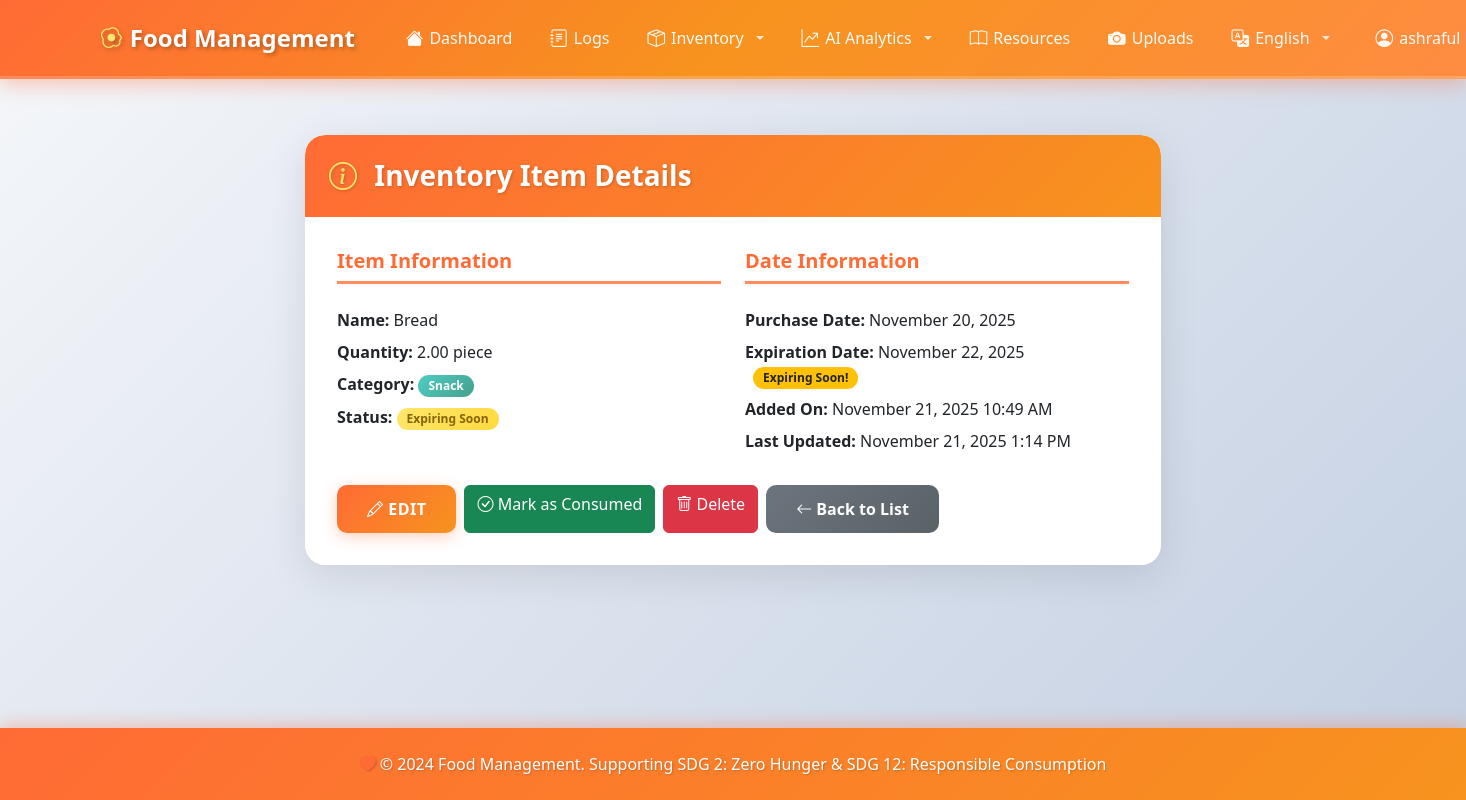
/inventory/32/ (signed in), run on an earlier commit of the app's database.
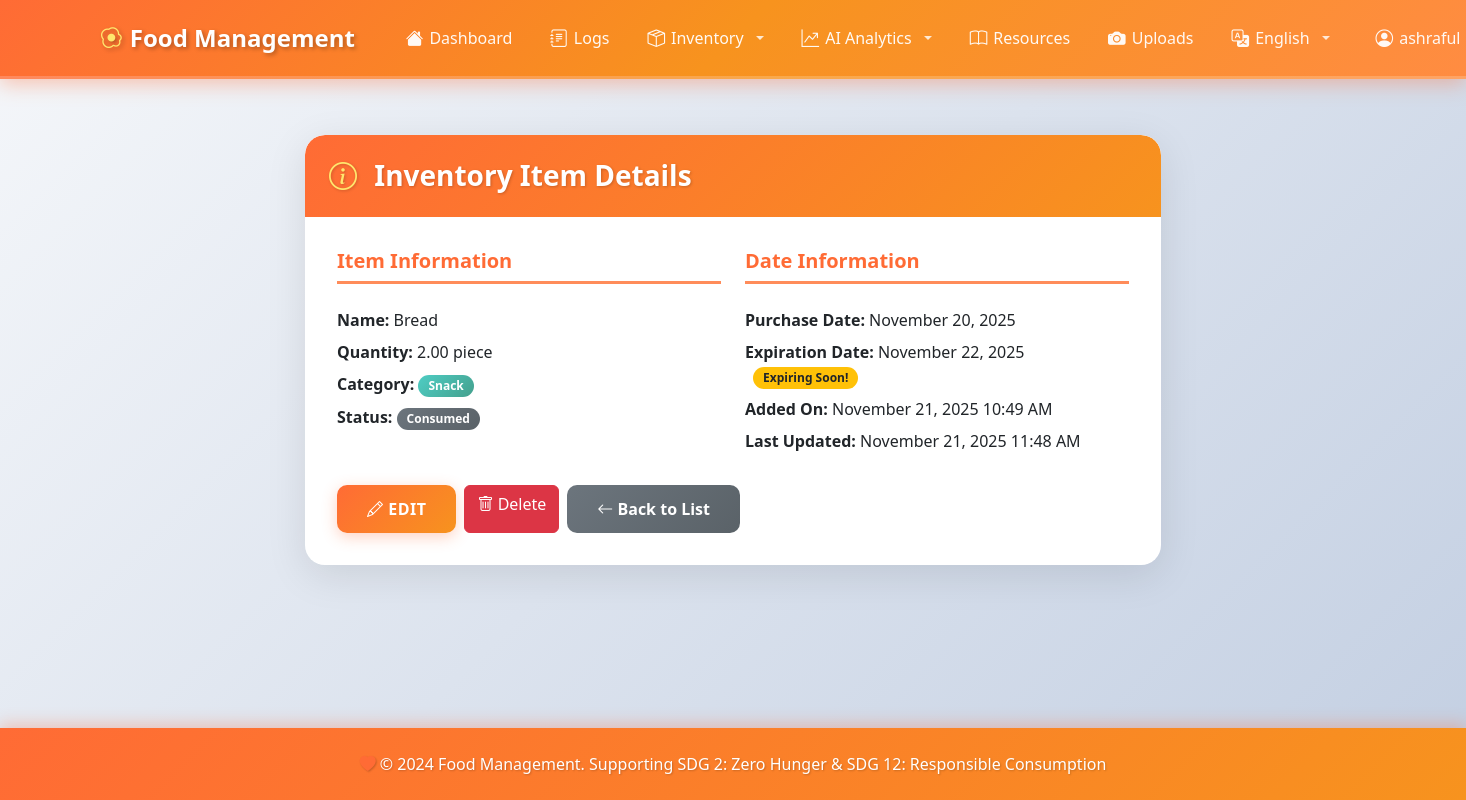
And on a later commit of the database.
### inventory/models.py (models this page shows, shortened)
class InventoryItem(models.Model):
    CATEGORY_CHOICES = [
        ('vegetable', 'Vegetable'),
        ('fruit', 'Fruit'),
        ('dairy', 'Dairy'),
        ('meat', 'Meat'),
        ('grain', 'Grain'),
        ('beverage', 'Beverage'),
        ('snack', 'Snack'),
        ('frozen', 'Frozen'),
        ('canned', 'Canned'),
        ('other', 'Other'),
    ]
    UNIT_CHOICES = [
        ('kg', 'Kilogram (kg)'),
        ('g', 'Gram (g)'),
        ('lb', 'Pound (lb)'),
        ('oz', 'Ounce (oz)'),
        ('l', 'Liter (l)'),
        ('ml', 'Milliliter (ml)'),
        ('cup', 'Cup'),
        ('piece', 'Piece'),
        ('pack', 'Pack'),
    ]
    STATUS_CHOICES = [
        ('fresh', 'Fresh'),
        ('expiring_soon', 'Expiring Soon'),
        ('expired', 'Expired'),
        ('consumed', 'Consumed'),
    ]
    user = models.ForeignKey(User, on_delete=models.CASCADE, related_name='inventory_items')
    item_name = models.CharField(max_length=255, help_text="Name of the food item")
    quantity = models.DecimalField(
        max_digits=10,
        decimal_places=2,
        validators=[MinValueValidator(0)],
        help_text="Current quantity"
    )
    unit = models.CharField(max_length=20, choices=UNIT_CHOICES, default='piece')
    category = models.CharField(max_length=50, choices=CATEGORY_CHOICES, default='other')
    purchase_date = models.DateField(help_text="Date when the item was purchased")
    expiration_date = models.DateField(
        blank=True,
        null=True,
        help_text="Expected expiration date (optional)"
    )
    status = models.CharField(max_length=20, choices=STATUS_CHOICES, default='fresh')
    notes = models.TextField(blank=True, null=True, help_text="Additional notes")
    created_at = models.DateTimeField(auto_now_add=True)
    updated_at = models.DateTimeField(auto_now=True)
    class Meta:
        verbose_name = "Inventory Item"
        verbose_name_plural = "Inventory Items"
        ordering = ['expiration_date', 'item_name']
        indexes = [
            models.Index(fields=['user', 'status']),
            models.Index(fields=['expiration_date']),
            models.Index(fields=['category']),
        ]
    def is_expiring_soon(self):
        if self.expiration_date:
            days_until_expiry = (self.expiration_date - timezone.now().date()).days
            return 0 <= days_until_expiry <= 3
        return False
    def is_expired(self):
        if self.expiration_date:
            return self.expiration_date < timezone.now().date()
        return False
    def update_status(self):
        if self.status == 'consumed':
            return
        if self.is_expired():
            self.status = 'expired'
        elif self.is_expiring_soon():
            self.status = 'expiring_soon'
        else:
            self.status = 'fresh'
        self.save()

### inventory/views.py (the view)
# urls.py: path('<int:pk>/', views.inventory_detail, name='detail'),
@login_required
def inventory_detail(request, pk):
    item = get_object_or_404(InventoryItem, pk=pk, user=request.user)
    item.update_status()  # Ensure status is up to date
    return render(request, 'inventory/detail.html', {'item': item})

### templates/inventory/detail.html (shortened to what the changed rows need)
{% extends 'base.html' %}
{% block content %}
<div class="row justify-content-center">
    <div class="col-md-8">
        <div class="card">
            <div class="card-body">
                <div class="row mb-4">
                    <div class="col-md-6">
                        <h5 class="text-primary-custom">Item Information</h5>
                        <p class="mb-2"><strong>Name:</strong> {{ item.item_name }}</p>
                        <p class="mb-2"><strong>Quantity:</strong> {{ item.quantity }} {{ item.unit }}</p>
                        <p class="mb-2"><strong>Category:</strong>
                            <span class="badge" style="background: var(--gradient-secondary);">
                                {{ item.get_category_display }}
                            </span>
                        </p>
                        <p class="mb-2"><strong>Status:</strong>
                            {% if item.status == 'fresh' %}
                                <span class="badge" style="background: var(--gradient-success);">Fresh</span>
                            {% elif item.status == 'expiring_soon' %}
                                <span class="badge" style="background: linear-gradient(135deg, #ffe66d 0%, #ffd93d 100%); color: #856404;">Expiring Soon</span>
                            {% elif item.status == 'expired' %}
                                <span class="badge bg-danger">Expired</span>
                            {% elif item.status == 'consumed' %}
                                <span class="badge bg-secondary">Consumed</span>
                            {% endif %}
                        </p>
                    </div>
                    <div class="col-md-6">
                        <h5 class="text-primary-custom">Date Information</h5>
                        <p class="mb-2"><strong>Purchase Date:</strong> {{ item.purchase_date|date:"F d, Y" }}</p>
                        <p class="mb-2"><strong>Expiration Date:</strong>
                            {% if item.expiration_date %}
                                {{ item.expiration_date|date:"F d, Y" }}
                                {% if item.is_expiring_soon %}
                                    <span class="badge bg-warning text-dark ms-2">Expiring Soon!</span>
                                {% elif item.is_expired %}
                                    <span class="badge bg-danger ms-2">Expired!</span>
                                {% endif %}
                            {% else %}
                                <span class="text-muted">Not set</span>
                            {% endif %}
                        </p>
                        <p class="mb-2"><strong>Added On:</strong> {{ item.created_at|date:"F d, Y g:i A" }}</p>
                        {% if item.updated_at != item.created_at %}
                            <p class="mb-2"><strong>Last Updated:</strong> {{ item.updated_at|date:"F d, Y g:i A" }}</p>
                        {% endif %}
                    </div>
                </div>
                <div class="d-flex gap-2 flex-wrap">
                    <a href="{% url 'inventory:edit' item.pk %}" class="btn btn-primary">
                        <i class="bi bi-pencil"></i> Edit
                    </a>
                    {% if item.status != 'consumed' %}
                    <a href="{% url 'inventory:mark_consumed' item.pk %}" class="btn btn-success">
                        <i class="bi bi-check-circle"></i> Mark as Consumed
                    </a>
                    {% endif %}
                    <a href="{% url 'inventory:delete' item.pk %}" class="btn btn-danger">
                        <i class="bi bi-trash"></i> Delete
                    </a>
                    <a href="{% url 'inventory:list' %}" class="btn btn-secondary">
                        <i class="bi bi-arrow-left"></i> Back to List
                    </a>
                </div>
            </div>
        </div>
    </div>
</div>
{% endblock %}

What changed in the data, as far as the page shows it:
changed InventoryItem "Bread": status "expiring_soon" → "consumed" (drawn); updated_at "November 21, 2025 1:14 PM" → "November 21, 2025 11:48 AM"
Also different on the page:
text no longer shown: "Expiring Soon Mark as Consumed"
text now shown: "Consumed"
